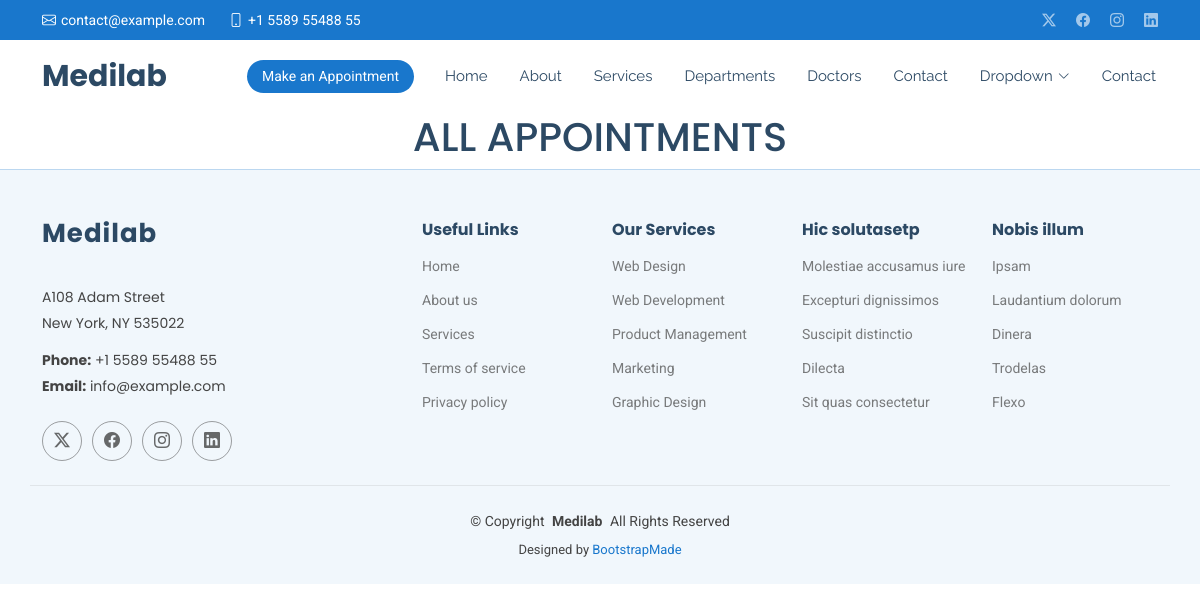
Before: /show/ with the older database file.
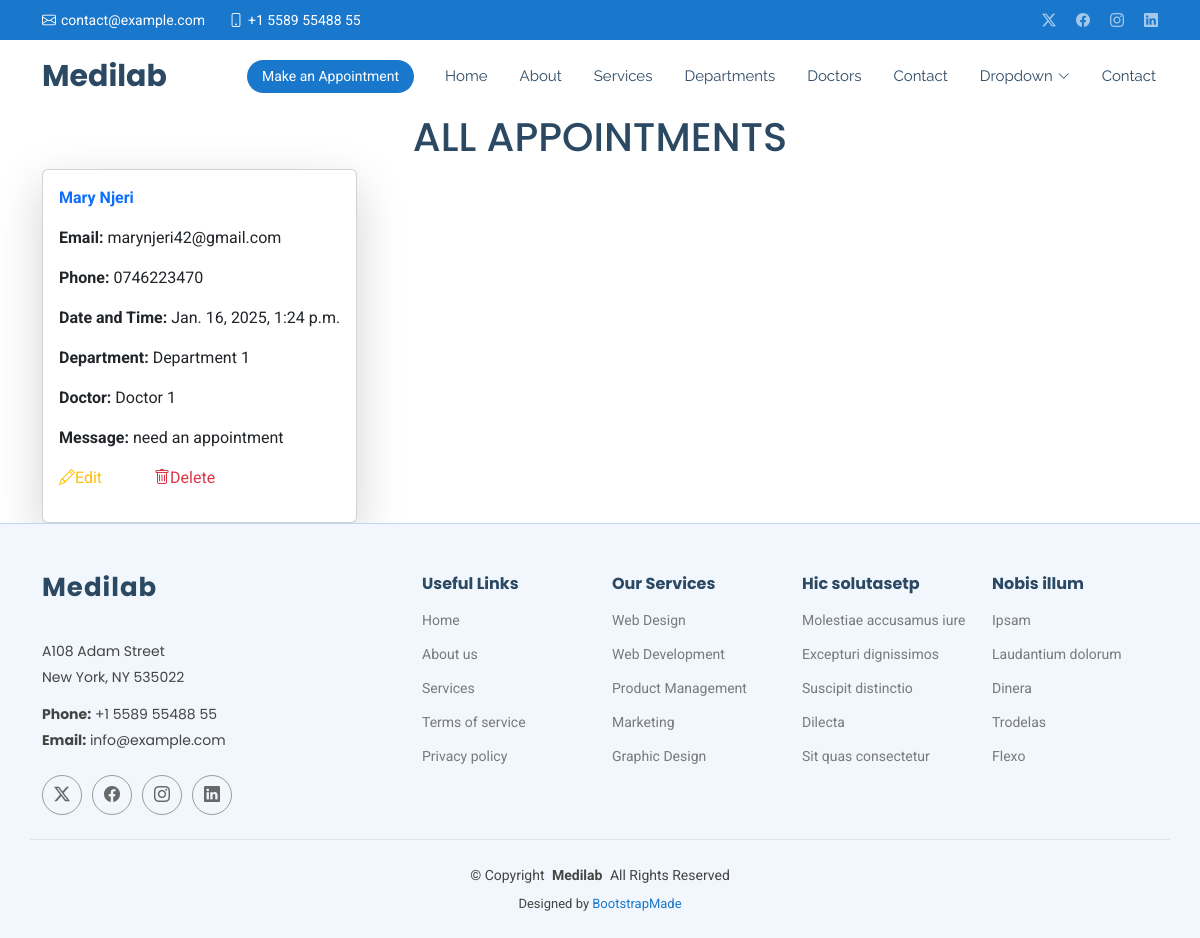
After: the same page with the newer database file.
### hospitalapp/models.py (models this page shows, shortened)
class Appointment(models.Model):
    name = models.CharField(max_length=50)
    email = models.EmailField()
    phone = models.CharField(max_length=50)
    date = models.DateTimeField()
    department = models.CharField(max_length=50)
    doctor = models.CharField(max_length=50)
    message = models.TextField()

### hospitalapp/views.py (the view)
# urls.py: path('show/', views.show,name ='show'),
def show(request):
    all = Appointment.objects.all()
    return render(request,'show.html',{'all':all})

### Templates/show.html (shortened to what this page needs)
{% extends 'starter-page.html' %}
{% load static %}
{% block content %}
	<h1 class="text-center">ALL APPOINTMENTS</h1>
   <div class="d-flex flex-wrap gap-5 container">
    {% for x in all %}
        <div class="card w-30 p-3 shadow-lg">
      <p class="text-primary fw-bold">  {{ x.name }}</p>
      <p><b>Email:</b>  {{ x.email }}</p>
      <p><b>Phone:</b>  {{ x.phone }}</p>
      <p><b>Date and Time:</b>  {{ x.date }}</p>
      <p><b>Department:</b>  {{ x.department }}</p>
      <p><b>Doctor:</b>  {{ x.doctor }}</p>
      <p><b>Message:</b>  {{ x.message }}</p>
        <p>
            <a href="{% url 'edit' x.id %}" class="text-warning">
                <i class="bi bi-pencil"></i>Edit
            </a>
            <a href="/delete/{{ x.id }}" class="text-danger ms-5">
                <i class="bi bi-trash" ></i>Delete
            </a>
        </p>
        </div>
    {% endfor %}
   </div>
{% endblock %}

Changed rows visible on the page:
added Appointment: name "Mary Njeri", email "marynjeri42@gmail.com", phone "0746223470", date "Jan. 16, 2025, 1:24 p.m.", department "Department 1", doctor "Doctor 1", message "need an appointment"
